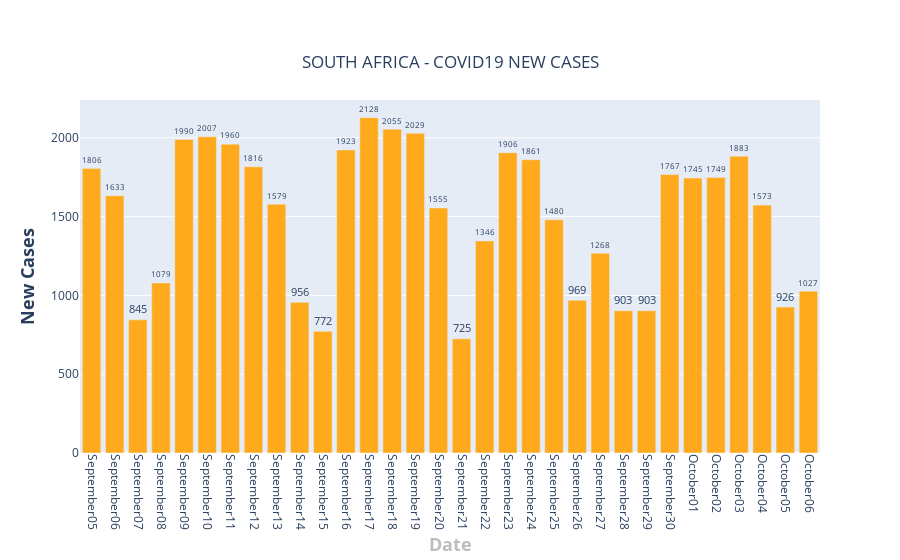

The notebook cell this image was saved under:
### Code cell
fig = go.Figure()

sa_total_per_day = []
for date in dates:    
    total = sa[date].str.replace('+','').fillna(0).str.replace(',','').fillna(0).astype(int)
    sa_total_per_day.append(int(total))
    
fig.add_trace(go.Bar(x=dates[-32:],  y = sa_total_per_day[-32:],text=sa_total_per_day[-32:],textposition='outside',name = "South Africa",marker_color='#FFAA1D'))
fig.update_layout(
    title={
        'text': "SOUTH AFRICA - COVID19 NEW CASES",
        'y':0.9,
        'x':0.5,
        'xanchor': 'center',
        'yanchor': 'top'},
    xaxis=dict(title='<b>Date</b>',titlefont_size=18, titlefont=dict(color='#BDBDBD')),
    yaxis=dict(title='<b>New Cases</b>',titlefont_size=18),
    xaxis_tickangle=90,
)

fig.show()

### Figure 1 — Plotly figure (JSON) as saved in the notebook; plotly's stock layout.template omitted (floating-point values rounded to 4 significant figures)
{"data": [{"marker": {"color": "#FFAA1D"}, "name": "South Africa", "text": ["1806", "1633", "845", "1079", "1990", "2007", "1960", "1816", "1579", "956", "772", "1923", "2128", "2055", "2029", "1555", "725", "1346", "1906", "1861", "1480", "969", "1268", "903", "903", "1767", "1745", "1749", "1883", "1573", "926", "1027"], "textposition": "outside", "type": "bar", "x": ["September05", "September06", "September07", "September08", "September09", "September10", "September11", "September12", "September13", "September14", "September15", "September16", "September17", "September18", "September19", "September20", "September21", "September22", "September23", "September24", "September25", "September26", "September27", "September28", "September29", "September30", "October01", "October02", "October03", "October04", "October05", "October06"], "y": [1806, 1633, 845, 1079, 1990, 2007, 1960, 1816, 1579, 956, 772, 1923, 2128, 2055, 2029, 1555, 725, 1346, 1906, 1861, 1480, 969, 1268, 903, 903, 1767, 1745, 1749, 1883, 1573, 926, 1027]}], "layout": {"title": {"text": "SOUTH AFRICA - COVID19 NEW CASES", "x": 0.5, "xanchor": "center", "y": 0.9, "yanchor": "top"}, "xaxis": {"tickangle": 90, "title": {"font": {"color": "#BDBDBD", "size": 18}, "text": "<b>Date</b>"}}, "yaxis": {"title": {"font": {"size": 18}, "text": "<b>New Cases</b>"}}}}
